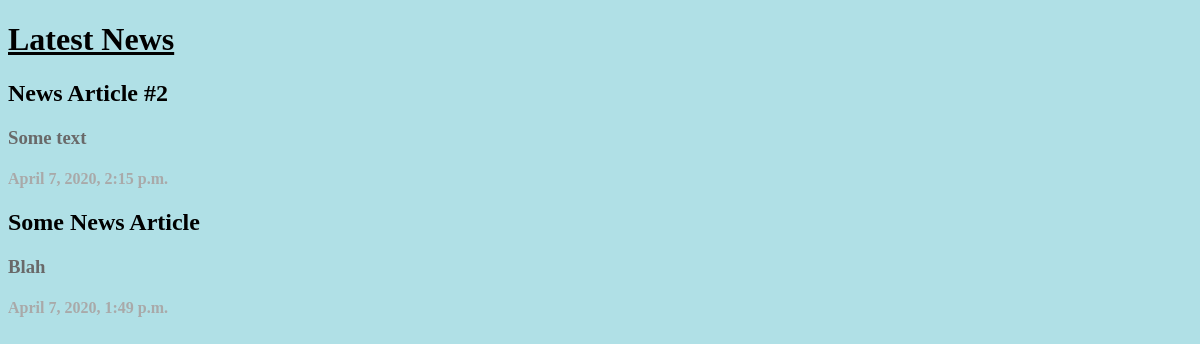
Page /myApp on the earlier database version.
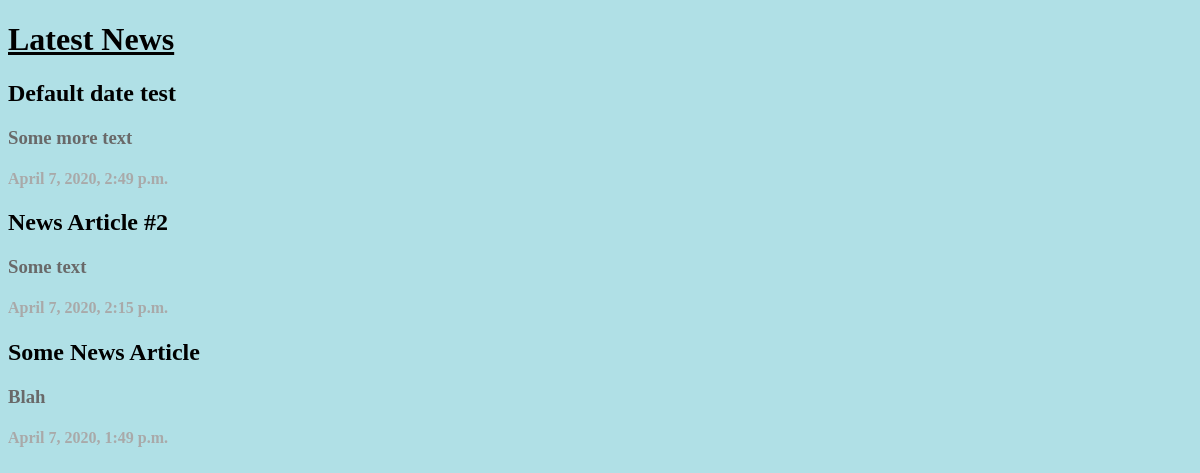
Same page on the later database version.
### myApp/models.py (models this page shows)
class newsArticle(models.Model):
    article_heading = models.CharField(max_length=200)
    article_text = models.CharField(max_length=1024)
    pub_date = models.DateTimeField('date published', default=now)

### myApp/views.py (the view)
# urls.py: path('', views.index, name='index'),
def index(request):
    list_of_articles = newsArticle.objects.order_by('-pub_date')
    template = loader.get_template('myApp/index.html')
    context = {
        'list_of_articles' : list_of_articles,
    }
    return HttpResponse(template.render(context, request))

### myApp/templates/myApp/index.html (shortened to what this page needs)
<!DOCTYPE html>
<html>
<head>
</head>
<body>
{% if list_of_articles %}
	<p><h1>Latest News</h1></p>
	{% for article in list_of_articles %}
			<h2>{{article.article_heading}}</h2>
			<h3>{{article.article_text}}</h3>
			<h4>{{article.pub_date}}</h4>
	{% endfor %}
{% else %}
    <p>No articles are available.</p>
{% endif %}
</body>

### myApp/templates/myApp/index.html (style rules this page uses)
body { background-color: powderblue; }
h1 { text-decoration: underline; }
h2 { color: black; }
h3 { color: dimgray; }
h4 { color: darkgray; }

Differences in the rows shown:
added newsArticle: article_heading "Default date test", article_text "Some more text", pub_date "April 7, 2020, 2:49 p.m."
